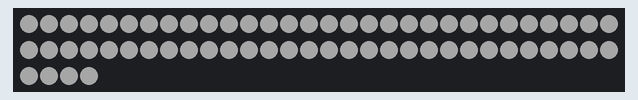
Recording of a sketch running on a simulated Arduino Uno, built with avr-gcc and run on an emulated ATmega328P. On the bench: 64 RGB LEDs in strip order, left to right, continuing on the next row. Dim RGB values are drawn brighter than linear; colours are those a GRB WS2812 strip shows for the declared byte order.

Above: at 0.2 s.

The sketch:

power.ino
```cpp
#include "FastLED.h"

#define NUM_LEDS 64
#define PIN 6

CRGB leds[NUM_LEDS];
int val = 41;

void setup() {
  FastLED.addLeds<WS2812, PIN>(leds, NUM_LEDS);
  for (int i=0; i<64; i++) {
    leds[i].setRGB(val, val, val);
    FastLED.show();
  }
}

void loop() {
}
```
